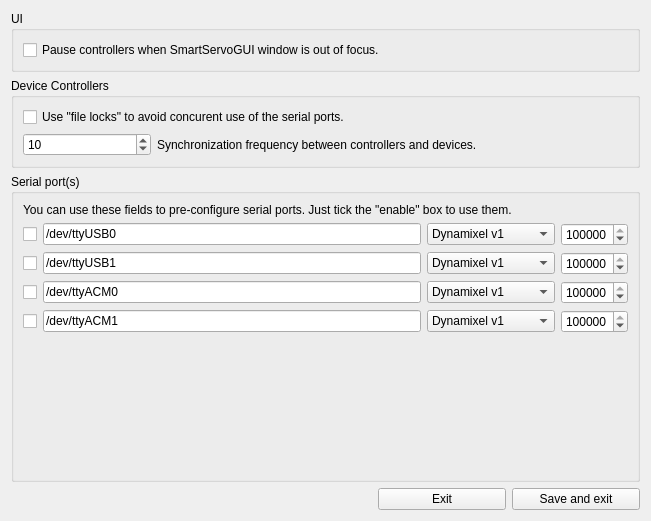
<?xml version="1.0" encoding="UTF-8"?>
<ui version="4.0">
 <class>Settings</class>
 <widget class="QWidget" name="Settings">
  <property name="geometry">
   <rect>
    <x>0</x>
    <y>0</y>
    <width>651</width>
    <height>521</height>
   </rect>
  </property>
  <property name="windowTitle">
   <string>Settings</string>
  </property>
  <property name="windowIcon">
   <iconset resource="../resources/resources.qrc">
    <normaloff>:/icons/icons/emblem-system.svg</normaloff>:/icons/icons/emblem-system.svg</iconset>
  </property>
  <layout class="QVBoxLayout" name="verticalLayout_2">
   <item>
    <widget class="QGroupBox" name="groupBox_ui">
     <property name="title">
      <string>UI</string>
     </property>
     <layout class="QVBoxLayout" name="verticalLayout_3">
      <item>
       <widget class="QCheckBox" name="checkBox_pause">
        <property name="text">
         <string>Pause controllers when SmartServoGUI window is out of focus.</string>
        </property>
       </widget>
      </item>
     </layout>
    </widget>
   </item>
   <item>
    <widget class="QGroupBox" name="groupBox_controllers">
     <property name="title">
      <string>Device Controllers</string>
     </property>
     <layout class="QGridLayout" name="gridLayout">
      <item row="1" column="1">
       <widget class="QLabel" name="label">
        <property name="text">
         <string>Synchronization frequency between controllers and devices.</string>
        </property>
       </widget>
      </item>
      <item row="1" column="0">
       <widget class="QSpinBox" name="spinBox_freq">
        <property name="maximumSize">
         <size>
          <width>128</width>
          <height>16777215</height>
         </size>
        </property>
        <property name="minimum">
         <number>1</number>
        </property>
        <property name="maximum">
         <number>120</number>
        </property>
        <property name="value">
         <number>10</number>
        </property>
       </widget>
      </item>
      <item row="0" column="0" colspan="2">
       <widget class="QCheckBox" name="checkBox_locks">
        <property name="text">
         <string>Use &quot;file locks&quot; to avoid concurent use of the serial ports.</string>
        </property>
       </widget>
      </item>
     </layout>
    </widget>
   </item>
   <item>
    <widget class="QGroupBox" name="groupBox_ports">
     <property name="title">
      <string>Serial port(s)</string>
     </property>
     <layout class="QVBoxLayout" name="verticalLayout">
      <item>
       <widget class="QLabel" name="label_2">
        <property name="text">
         <string>You can use these fields to pre-configure serial ports. Just tick the &quot;enable&quot; box to use them.</string>
        </property>
        <property name="wordWrap">
         <bool>true</bool>
        </property>
       </widget>
      </item>
      <item>
       <layout class="QHBoxLayout" name="port_0">
        <item>
         <widget class="QCheckBox" name="checkBox_0">
          <property name="text">
           <string/>
          </property>
         </widget>
        </item>
        <item>
         <widget class="QLineEdit" name="lineEdit_0">
          <property name="text">
           <string>/dev/ttyUSB0</string>
          </property>
         </widget>
        </item>
        <item>
         <widget class="QComboBox" name="comboBox_0">
          <property name="minimumSize">
           <size>
            <width>128</width>
            <height>0</height>
           </size>
          </property>
          <item>
           <property name="text">
            <string>Dynamixel v1</string>
           </property>
          </item>
          <item>
           <property name="text">
            <string>Dynamixel v2</string>
           </property>
          </item>
          <item>
           <property name="text">
            <string>HerkuleX</string>
           </property>
          </item>
         </widget>
        </item>
        <item>
         <widget class="QSpinBox" name="spinBox_0">
          <property name="minimum">
           <number>2400</number>
          </property>
          <property name="maximum">
           <number>1000000</number>
          </property>
          <property name="value">
           <number>1000000</number>
          </property>
         </widget>
        </item>
       </layout>
      </item>
      <item>
       <layout class="QHBoxLayout" name="port_1">
        <item>
         <widget class="QCheckBox" name="checkBox_1">
          <property name="text">
           <string/>
          </property>
         </widget>
        </item>
        <item>
         <widget class="QLineEdit" name="lineEdit_1">
          <property name="text">
           <string>/dev/ttyUSB1</string>
          </property>
         </widget>
        </item>
        <item>
         <widget class="QComboBox" name="comboBox_1">
          <property name="minimumSize">
           <size>
            <width>128</width>
            <height>0</height>
           </size>
          </property>
          <item>
           <property name="text">
            <string>Dynamixel v1</string>
           </property>
          </item>
          <item>
           <property name="text">
            <string>Dynamixel v2</string>
           </property>
          </item>
          <item>
           <property name="text">
            <string>HerkuleX</string>
           </property>
          </item>
         </widget>
        </item>
        <item>
         <widget class="QSpinBox" name="spinBox_1">
          <property name="minimum">
           <number>2400</number>
          </property>
          <property name="maximum">
           <number>1000000</number>
          </property>
          <property name="value">
           <number>1000000</number>
          </property>
         </widget>
        </item>
       </layout>
      </item>
      <item>
       <layout class="QHBoxLayout" name="port_2">
        <item>
         <widget class="QCheckBox" name="checkBox_2">
          <property name="text">
           <string/>
          </property>
         </widget>
        </item>
        <item>
         <widget class="QLineEdit" name="lineEdit_2">
          <property name="text">
           <string>/dev/ttyACM0</string>
          </property>
         </widget>
        </item>
        <item>
         <widget class="QComboBox" name="comboBox_2">
          <property name="minimumSize">
           <size>
            <width>128</width>
            <height>0</height>
           </size>
          </property>
          <item>
           <property name="text">
            <string>Dynamixel v1</string>
           </property>
          </item>
          <item>
           <property name="text">
            <string>Dynamixel v2</string>
           </property>
          </item>
          <item>
           <property name="text">
            <string>HerkuleX</string>
           </property>
          </item>
         </widget>
        </item>
        <item>
         <widget class="QSpinBox" name="spinBox_2">
          <property name="minimum">
           <number>2400</number>
          </property>
          <property name="maximum">
           <number>1000000</number>
          </property>
          <property name="value">
           <number>1000000</number>
          </property>
         </widget>
        </item>
       </layout>
      </item>
      <item>
       <layout class="QHBoxLayout" name="port_3">
        <item>
         <widget class="QCheckBox" name="checkBox_3">
          <property name="text">
           <string/>
          </property>
         </widget>
        </item>
        <item>
         <widget class="QLineEdit" name="lineEdit_3">
          <property name="text">
           <string>/dev/ttyACM1</string>
          </property>
         </widget>
        </item>
        <item>
         <widget class="QComboBox" name="comboBox_3">
          <property name="minimumSize">
           <size>
            <width>128</width>
            <height>0</height>
           </size>
          </property>
          <item>
           <property name="text">
            <string>Dynamixel v1</string>
           </property>
          </item>
          <item>
           <property name="text">
            <string>Dynamixel v2</string>
           </property>
          </item>
          <item>
           <property name="text">
            <string>HerkuleX</string>
           </property>
          </item>
         </widget>
        </item>
        <item>
         <widget class="QSpinBox" name="spinBox_3">
          <property name="minimum">
           <number>2400</number>
          </property>
          <property name="maximum">
           <number>1000000</number>
          </property>
          <property name="value">
           <number>1000000</number>
          </property>
         </widget>
        </item>
       </layout>
      </item>
      <item>
       <spacer name="verticalSpacer">
        <property name="orientation">
         <enum>Qt::Vertical</enum>
        </property>
        <property name="sizeHint" stdset="0">
         <size>
          <width>20</width>
          <height>244</height>
         </size>
        </property>
       </spacer>
      </item>
     </layout>
    </widget>
   </item>
   <item>
    <layout class="QHBoxLayout" name="horizontalLayout">
     <item>
      <spacer name="horizontalSpacer">
       <property name="orientation">
        <enum>Qt::Horizontal</enum>
       </property>
       <property name="sizeHint" stdset="0">
        <size>
         <width>40</width>
         <height>20</height>
        </size>
       </property>
      </spacer>
     </item>
     <item>
      <widget class="QPushButton" name="pushButton_exit">
       <property name="minimumSize">
        <size>
         <width>128</width>
         <height>0</height>
        </size>
       </property>
       <property name="text">
        <string>Exit</string>
       </property>
       <property name="icon">
        <iconset resource="../resources/resources.qrc">
         <normaloff>:/icons/icons/package-remove.svg</normaloff>:/icons/icons/package-remove.svg</iconset>
       </property>
      </widget>
     </item>
     <item>
      <widget class="QPushButton" name="pushButton_save">
       <property name="minimumSize">
        <size>
         <width>128</width>
         <height>0</height>
        </size>
       </property>
       <property name="text">
        <string>Save and exit</string>
       </property>
       <property name="icon">
        <iconset resource="../resources/resources.qrc">
         <normaloff>:/icons/icons/package-install.svg</normaloff>:/icons/icons/package-install.svg</iconset>
       </property>
      </widget>
     </item>
    </layout>
   </item>
  </layout>
 </widget>
 <resources>
  <include location="../resources/resources.qrc"/>
 </resources>
 <connections/>
</ui>
